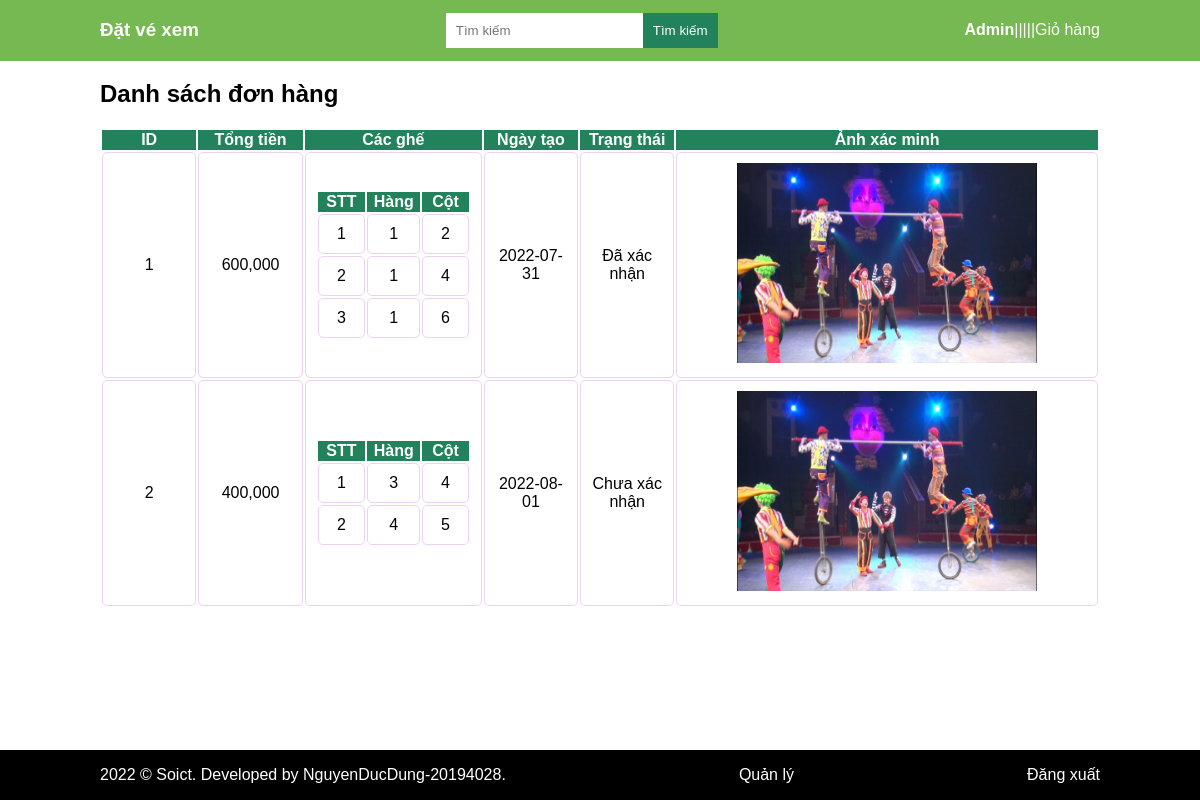
The app's page /index.php?page_layout=danh_sach_hoa_don (signed in) with its own data.
### tables this page shows
CREATE TABLE `nguoidung` (
  `ten` varchar(255) NOT NULL,
  `sdt` varchar(15) NOT NULL,
  `email` varchar(255) NOT NULL,
  `ID_tai_khoan` int(11) NOT NULL
);

CREATE TABLE `hoadon` (
  `id_hoa_don` int(11) NOT NULL,
  `so_ve` int(11) NOT NULL,
  `trang_thai` tinyint(1) NOT NULL,
  `id_khach_hang` int(11) NOT NULL
);

CREATE TABLE `thanhtoan` (
  `ID_thanh_toan` int(11) NOT NULL,
  `tong_tien` double NOT NULL,
  `ngay_tao` date NOT NULL,
  `anh` varchar(255) NOT NULL
);

CREATE TABLE `ghe` (
  `ID_ghe` int(11) NOT NULL,
  `hang` int(11) NOT NULL,
  `cot` int(11) NOT NULL,
  `trang_thai` tinyint(1) NOT NULL,
  `gia` double NOT NULL,
  `ID_hoa_don` int(11) NOT NULL,
  `ID_chuong_trinh` int(11) NOT NULL
);

### danh_sach_hoa_don.php (the view, shortened to what this page needs)
<div class="section">
    <h2>Danh sách đơn hàng</h2>
    <table class="sortable table_diff_1">
        <tr>
            <th>ID</th>
            <th>Tổng tiền</th>
            <th>Các ghế</th>
            <th>Ngày tạo</th>
            <th>Trạng thái</th>
            <th>Ảnh xác minh</th>
        </tr>
        <?php
        $id_nguoi_dung = $_SESSION["id_nguoi_dung"];
        $sql = "SELECT * FROM hoadon join thanhtoan on thanhtoan.id_thanh_toan = hoadon.id_hoa_don and hoadon.id_khach_hang = $id_nguoi_dung;";
        $query = mysqli_query($conn, $sql);
        while ($row = mysqli_fetch_array($query)) {
            $id_thanh_toan = $row['ID_thanh_toan'];
        ?>
            <tr>
                <td><?php echo $row["ID_thanh_toan"] ?></td>
                <td><?php echo number_format($row["tong_tien"], 0, '', ',') ?></td>
                <td>
                    <table class="sortable table_diff">
                        <tr>
                            <th>STT</th>
                            <th>Hàng</th>
                            <th>Cột</th>
                        </tr>
                        <?php
                        $count = 1;
                        $sql1 = "SELECT * FROM ghe JOIN hoadon ON hoadon.id_hoa_don = ghe.id_hoa_don and hoadon.id_hoa_don = $id_thanh_toan;";
                        $query1 = mysqli_query($conn, $sql1);
                        while ($row1 = mysqli_fetch_array($query1)) {
                        ?>
                            <tr>
                                <td><?php echo $count++ ?></td>
                                <td><?php echo $row1["hang"] ?></td>
                                <td><?php echo $row1["cot"] ?></td>
                            </tr>
                        <?php } ?>
                    </table>
                </td>
                <td><?php echo $row["ngay_tao"] ?></td>
                <td><?php if ($row["trang_thai"]) {
                        echo "Đã xác nhận";
                    } else {
                        echo "Chưa xác nhận";
                    } ?></td>
                <td class="td-img"><img src="admin/images/<?php echo $row["anh"]; ?>" alt=""></td>
            </tr>
        <?php } ?>
    </table>
</div>

### index.php (shortened to what this page needs)
<?php
include_once("admin/connect.php");
?>
<!DOCTYPE html>
<html lang="en">
<head>
    <link rel="stylesheet" href="css/style.css">
</head>
<body>
    <?php
    include_once("header.php");
    if (isset($_GET["page_layout"])) {
        switch ($_GET["page_layout"]) {
            case "danh_sach_hoa_don":
                include_once("danh_sach_hoa_don.php");
                break;
        }
    } else
        include_once("danh_sach.php");
    include_once("footer.php");
    ?>
</body>
</html>

### header.php (shortened to what this page needs)
<div class="header">
    <div class="header-left">
        <a href="index.php">
            <h3>Đặt vé xem</h3>
        </a>
    </div>
    <div class="header-mid">
        <form role="form" method="post" enctype="multipart/form-data">
            <input class="form-control" type="search" placeholder="Tìm kiếm" aria-label="Search" name="search">
            <button class="btn btn_diff" type="submit" name="sbm">Tìm kiếm</button>
        </form>
    </div>
    <div class="header-right">
        <h4>
            <?php
            if (isset($_SESSION['loai_tai_khoan'])){
            $tmp = $_SESSION["loai_tai_khoan"];
            $sql = "SELECT * FROM nguoidung
                    JOIN taikhoan
                    ON nguoidung.ID_tai_khoan = taikhoan.id
                    AND taikhoan.loai_tai_khoan = $tmp";
            $query = mysqli_query($conn, $sql);
            $row = mysqli_fetch_array($query);
            echo $row["ten"];
            ?>
        </h4>
        <p>|||||</p>
        <a href="index.php?page_layout=danh_sach_hoa_don">Giỏ hàng</a>
        <?php } ?>
    </div>
</div>

### footer.php
<div class="footer">
    <p>
        2022 © Soict. Developed by NguyenDucDung-20194028.
    </p>
    <?php
    if (isset($_SESSION["tai_khoan"]) && isset($_SESSION["mat_khau"])) {
        if ($_SESSION["loai_tai_khoan"]) {
            echo '<a href="admin/index.php">Quản lý</a>';
        }
        echo '<a href="admin/logout.php">Đăng xuất</a>';
    } else {
        echo '<a href="admin/index.php">Đăng nhập</a>';
    }
    ?>
</div>

### css/style.css (style rules this page uses)
html, body { margin: 0; padding: 0; font-family: sans-serif; font-size: 1rem; }
.btn { padding: 5px 10px; text-align: center; border: 1px solid transparent; border-radius: 5px; background: #ffffff; cursor: pointer; }
a { color: #ffffff; text-decoration: none; }
input { padding: 10px; }
body>div { padding: 0px 100px; }
.header { display: flex; justify-content: space-between; align-items: center; color: #ffffff; background: #76b852; }
.header-mid input { border: none; }
.btn_diff { float: right; border: unset; border-radius: unset; }
.header-right, .header-right>div { display: flex; align-items: center; }
.footer { position: fixed; bottom: 0; width: 100%; display: flex; justify-content: space-between; align-items: center; background: #000000; color: #ffffff; box-sizing: border-box; z-index: 999; }
img { width: 300px; height: 200px; }
.product-detail .btn, form .btn { padding: 10px; background: #21825c; color: #ffffff; }
table { display: flex; justify-content: center; align-items: center; }
th { background: #21825c; color: #ffffff; }
td { width: 50px; height: 50px; padding: 10px; background: #ffffff; text-align: center; color: #000000; border: 1px solid #EDD2F3; border-radius: 5px; }
.table_diff_1 { width: 100%; display: table; }
.table_diff { display: unset; }
.table_diff td { height: unset; }
.section { padding-bottom: 60px; }

### records on screen
nguoidung: ten "Admin"
hoadon: thanhtoan.ID_thanh_toan "1", thanhtoan.tong_tien "600,000", thanhtoan.ngay_tao "2022-07-31", trang_thai "Đã xác nhận", thanhtoan.anh (picture)
ghe: hang "1", cot "2"
ghe: hang "1", cot "4"
ghe: hang "1", cot "6"
hoadon: thanhtoan.ID_thanh_toan "2", thanhtoan.tong_tien "400,000", thanhtoan.ngay_tao "2022-08-01", trang_thai "Chưa xác nhận", thanhtoan.anh (picture)
ghe: hang "3", cot "4"
ghe: hang "4", cot "5"
